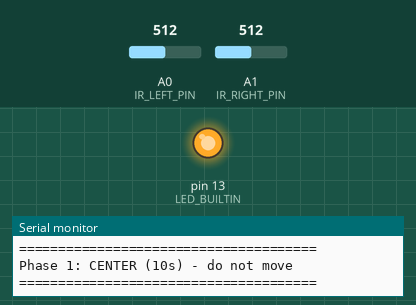
Recording of a sketch running on a simulated Arduino Uno, built with avr-gcc and run on an emulated ATmega328P. Parts: output pins drawn as LEDs (lit = HIGH), the last lines printed to the serial monitor. The inputs (shaded band) are chosen by the test bench; at power-on: A0 (IR_LEFT_PIN) = 512, A1 (IR_RIGHT_PIN) = 512.

Above: at 11.3 s.
At 61.4 s:
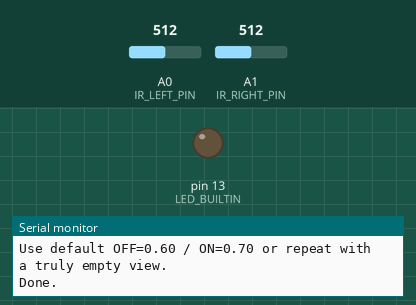
Timing chart, 0 to 62.9 s (numbered marks = the images above):
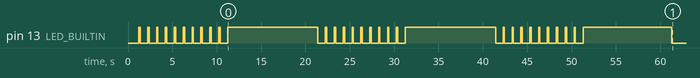

The sketch:

_01_SensorCal_2IR_10s.ino
```cpp
/*
 * 01_SensorCal_2IR_10s_namespace_RULECOMPLIANT.ino
 * - LEFT/RIGHT Sharp IR calibration for wall-follow PID
 * - 10 s prep + 10 s capture per phase (CENTER → OPEN → CLOSE)
 * - ASCII-only output for Arduino Serial Monitor
 * - Prints ready-to-paste: IR_L_CENTER, IR_R_CENTER, RATIO_OFF, RATIO_ON
 *   + Hints: ERR_DEADBAND, EMA_ALPHA
 *
 * Rulebook compliance (for code evidence):
 *   • structure : struct Stats, struct Phase
 *   • functions : analogMedian3, upd, var, sd, safeDiv, banner, countdown, acquirePhase, printStats, runCalibration
 *   • loop      : main loop over phases (for-loop) + timing loops
 *   • array     : Phase phases[] (list of calibration phases)
 *   • pointer   : Stats* inside Phase (pointers to per-phase buckets)
 */

#include <math.h>

// ---- Pins ----
#define IR_LEFT_PIN   A0
#define IR_RIGHT_PIN  A1

#ifndef LED_BUILTIN
#define LED_BUILTIN 13
#endif

namespace CAL {

  // ========================= Stats & Utilities =========================

  /**
   * @brief Robust analog read using median-of-3 to reject spikes.
   * @param pin  Analog pin to read from.
   * @return Median of three back-to-back analogRead() values.
   */
  inline int analogMedian3(uint8_t pin){
    int a=analogRead(pin), b=analogRead(pin), c=analogRead(pin);
    if(a>b){int t=a;a=b;b=t;} if(b>c){int t=b;b=c;c=t;} if(a>b){int t=a;a=b;b=t;}
    return b;
  }

  /**
   * @brief Online mean/variance accumulator (Welford's algorithm).
   * Stores count, mean, and M2 (sum of squared diffs) with min/max tracking.
   */
  struct Stats {
    unsigned long n=0;
    double mean=0.0, M2=0.0;
    int vmin=1023, vmax=0;
  };

  /**
   * @brief Update Stats with a new sample.
   * @param s Stats bucket to update (passed by reference).
   * @param x New integer sample value.
   */
  inline void upd(Stats &s, int x){
    s.n++;
    double dx = x - s.mean;
    s.mean   += dx/(double)s.n;
    s.M2     += dx*(x - s.mean);
    if(x<s.vmin) s.vmin=x;
    if(x>s.vmax) s.vmax=x;
  }

  /**
   * @brief Sample variance (unbiased) from Stats.
   * @return Variance; 0 if n<2.
   */
  inline double var(const Stats&s){ return (s.n>1)? s.M2/(double)(s.n-1) : 0.0; }

  /**
   * @brief Sample standard deviation from Stats.
   * @return Standard deviation; 0 if n<2.
   */
  inline double sd (const Stats&s){ double v=var(s); return v>0? sqrt(v):0.0; }

  /**
   * @brief Safe division with small-denominator guard.
   */
  inline double safeDiv(double a,double b){ return (b>1e-6)? a/b : 0.0; }

  // ========================= Timing & I/O Helpers =========================

  // Global timing knobs
  const unsigned PREP_MS      = 10000; // 10 s prep between phases
  const unsigned SAMPLE_DT_MS = 20;    // ~50 Hz sample interval

  /**
   * @brief Print a big ASCII banner title.
   * @param t Title text.
   */
  void banner(const char* t){
    Serial.println(); Serial.println("======================================");
    Serial.println(t);
    Serial.println("======================================");
  }

  /**
   * @brief Visible countdown with onboard LED blink.
   * @param ms_total Countdown duration in milliseconds.
   */
  void countdown(unsigned ms_total){
    unsigned s = ms_total/1000;
    for(int i=(int)s;i>=1;i--){
      Serial.print(i); Serial.println("...");
      digitalWrite(LED_BUILTIN,HIGH); delay(150);
      digitalWrite(LED_BUILTIN,LOW);  delay(850);
    }
  }

  // ========================= Phase Definition (array + pointers) =========================

  // Per-phase buckets
  Stats L_center, R_center;
  Stats L_open,   R_open;
  Stats L_close,  R_close;

  /**
   * @brief A calibration phase descriptor (demonstrates structure + pointers).
   * name      : Phase name shown in console.
   * prepHint  : Instruction shown before capture (during PREP_MS).
   * phaseHint : Instruction during capture.
   * L, R      : Pointers to Stats buckets to fill for LEFT/RIGHT sensors.
   * ms_len    : Capture length in milliseconds.
   */
  struct Phase {
    const char* name;
    const char* prepHint;
    const char* phaseHint;
    Stats* L;
    Stats* R;
    unsigned ms_len;
  };

  // 10 s capture per phase (can be tuned per phase if needed)
  const unsigned T_CENTER_MS = 10000;
  const unsigned T_OPEN_MS   = 10000;
  const unsigned T_CLOSE_MS  = 10000;

  // Phase array (demonstrates "array" requirement)
  Phase phases[] = {
    { "CENTER",
      "Prep CENTER (place robot at lane center, walls on both sides)",
      "Phase 1: CENTER (10s) - do not move",
      &L_center, &R_center, T_CENTER_MS
    },
    { "OPEN",
      "Prep OPEN (aim sensors to empty space / far from walls)",
      "Phase 2: OPEN (10s) - keep empty view",
      &L_open, &R_open, T_OPEN_MS
    },
    { "CLOSE",
      "Prep CLOSE (bring a wall/hand close ~7-10 cm, hold steady)",
      "Phase 3: CLOSE (10s) - hold distance steady",
      &L_close, &R_close, T_CLOSE_MS
    }
  };

  /**
   * @brief Acquire samples for one phase into its Stats buckets.
   * @param Ls  Stats for LEFT sensor (by reference).
   * @param Rs  Stats for RIGHT sensor (by reference).
   * @param ms_len Capture duration in milliseconds.
   */
  void acquirePhase(Stats &Ls, Stats &Rs, unsigned ms_len){
    unsigned long t0=millis();
    while(millis()-t0 < ms_len){
      int L = analogMedian3(IR_LEFT_PIN);
      int R = analogMedian3(IR_RIGHT_PIN);
      upd(Ls,L); upd(Rs,R);
      delay(SAMPLE_DT_MS);
    }
  }

  /**
   * @brief Print summary line for one Stats bucket.
   * @param name Label to print (e.g., "CENTER L:").
   * @param S    Stats to display.
   */
  void printStats(const char* name, const Stats &S){
    Serial.print(name);
    Serial.print(" n=");    Serial.print(S.n);
    Serial.print(" mean="); Serial.print(S.mean,1);
    Serial.print(" sd=");   Serial.print(sd(S),1);
    Serial.print(" min/max="); Serial.print(S.vmin); Serial.print("/"); Serial.println(S.vmax);
  }

  /**
   * @brief Run the full 3-phase calibration sequence.
   * Orchestrates PREP → CAPTURE for each Phase, then prints suggested constants.
   */
  void runCalibration(){
    banner("IR 2-Sensor Auto Calibration (ASCII)");
    Serial.println("Sequence: [Prep 10s] CENTER 10s -> [Prep 10s] OPEN 10s -> [Prep 10s] CLOSE 10s");

    // Iterate all phases (loop over array of structures using pointers)
    const int PHASE_COUNT = sizeof(phases)/sizeof(phases[0]);
    for(int i=0;i<PHASE_COUNT;i++){
      Phase &ph = phases[i];

      // Prep
      banner(ph.prepHint);
      countdown(PREP_MS);

      // Capture
      banner(ph.phaseHint);
      digitalWrite(LED_BUILTIN,HIGH);
      acquirePhase(*ph.L, *ph.R, ph.ms_len);   // <-- pointers to Stats used here
      digitalWrite(LED_BUILTIN,LOW);
    }

    // ---- Summary (means/sd/min/max) ----
    banner("Stats (mean/sd/min/max)");
    printStats("CENTER L:",L_center); printStats("CENTER R:",R_center);
    printStats("OPEN   L:",L_open);   printStats("OPEN   R:",R_open);
    printStats("CLOSE  L:",L_close);  printStats("CLOSE  R:",R_close);

    // ---- Suggestions ----
    int IR_L_CENTER_sug = (int)round(L_center.mean);
    int IR_R_CENTER_sug = (int)round(R_center.mean);

    double rL_open  = safeDiv(L_open.mean ,  L_center.mean);
    double rR_open  = safeDiv(R_open.mean ,  R_center.mean);
    double rL_close = safeDiv(L_close.mean,  L_center.mean);
    double rR_close = safeDiv(R_close.mean,  R_center.mean);
    double r_open_mean = (rL_open + rR_open)*0.5;

    // RATIO OFF/ON auto-pick with guards
    const double OFF_min=0.40, OFF_max=0.75;
    const double ON_gap_min=0.08, ON_gap_max=0.15;
    bool openLooksBad = (r_open_mean > 0.80);  // OPEN too similar to CENTER
    double RATIO_OFF_sug = 0.60, RATIO_ON_sug = 0.70;

    if(!openLooksBad){
      double sL_open = sd(L_open) /  (L_open.mean  >1e-6 ? L_open.mean  : 1);
      double sR_open = sd(R_open) /  (R_open.mean  >1e-6 ? R_open.mean  : 1);
      double s_open  = (sL_open + sR_open)*0.5;
      double margin  = 0.05 + 1.5*s_open;

      RATIO_OFF_sug = r_open_mean + margin;
      if(RATIO_OFF_sug < OFF_min) RATIO_OFF_sug = OFF_min;
      if(RATIO_OFF_sug > OFF_max) RATIO_OFF_sug = OFF_max;

      RATIO_ON_sug  = RATIO_OFF_sug + 0.10;
      if(RATIO_ON_sug - RATIO_OFF_sug < ON_gap_min) RATIO_ON_sug = RATIO_OFF_sug + ON_gap_min;
      if(RATIO_ON_sug - RATIO_OFF_sug > ON_gap_max) RATIO_ON_sug = RATIO_OFF_sug + ON_gap_max;
      if(RATIO_ON_sug > 0.95) RATIO_ON_sug = 0.95;
    }

    // Noise-based hints (relative noise at CENTER)
    double sL_center = sd(L_center)/(L_center.mean>1e-6 ? L_center.mean : 1);
    double sR_center = sd(R_center)/(R_center.mean>1e-6 ? R_center.mean : 1);
    double s_center  = (sL_center + sR_center)*0.5;
    double ERR_DEADBAND_sug = 2.5*s_center; if(ERR_DEADBAND_sug<0.010) ERR_DEADBAND_sug=0.010; if(ERR_DEADBAND_sug>0.025) ERR_DEADBAND_sug=0.025;
    double EMA_ALPHA_sug    = (s_center > 0.08)? 0.45 : 0.55;

    // ---- Output ready-to-paste ----
    banner("Suggested constants (copy to WallPD_SimpleStable_PrePID.ino)");
    Serial.print("const int   IR_L_CENTER = "); Serial.print(IR_L_CENTER_sug); Serial.println(";");
    Serial.print("const int   IR_R_CENTER = "); Serial.print(IR_R_CENTER_sug); Serial.println(";");
    Serial.print("const float  RATIO_ON    = "); Serial.print(RATIO_ON_sug,2);  Serial.println("f;");
    Serial.print("const float  RATIO_OFF   = "); Serial.print(RATIO_OFF_sug,2); Serial.println("f;");
    Serial.print("// Hints -> ERR_DEADBAND ~= "); Serial.print(ERR_DEADBAND_sug,3);
    Serial.print(" , EMA_ALPHA ~= "); Serial.println(EMA_ALPHA_sug,2);

    Serial.println("\nRaw ratios:");
    Serial.print("L_open/center=");  Serial.print(rL_open,3);
    Serial.print(" | R_open/center="); Serial.println(rR_open,3);
    Serial.print("L_close/center="); Serial.print(rL_close,3);
    Serial.print(" | R_close/center="); Serial.println(rR_close,3);

    if(openLooksBad){
      Serial.println("\nNOTE: OPEN looks too close to CENTER (r_open>0.80).");
      Serial.println("Use default OFF=0.60 / ON=0.70 or repeat with a truly empty view.");
    }

    Serial.println("\nDone.");
  }
} // namespace CAL

void setup(){
  Serial.begin(115200);          // Faster serial for clean ASCII dump
  delay(1200);                   // Give Serial Monitor time after auto-reset
  pinMode(IR_LEFT_PIN,INPUT);
  pinMode(IR_RIGHT_PIN,INPUT);
  pinMode(LED_BUILTIN,OUTPUT);

  CAL::runCalibration();
}

void loop(){ /* intentionally empty */ }
```
